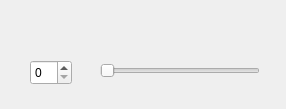
<?xml version="1.0" encoding="UTF-8"?>
<ui version="4.0">
 <class>samllwidget</class>
 <widget class="QWidget" name="samllwidget">
  <property name="geometry">
   <rect>
    <x>0</x>
    <y>0</y>
    <width>286</width>
    <height>109</height>
   </rect>
  </property>
  <property name="windowTitle">
   <string>Form</string>
  </property>
  <widget class="QSpinBox" name="spinBox">
   <property name="geometry">
    <rect>
     <x>30</x>
     <y>60</y>
     <width>42</width>
     <height>25</height>
    </rect>
   </property>
  </widget>
  <widget class="QSlider" name="horizontalSlider">
   <property name="geometry">
    <rect>
     <x>100</x>
     <y>60</y>
     <width>160</width>
     <height>22</height>
    </rect>
   </property>
   <property name="orientation">
    <enum>Qt::Orientation::Horizontal</enum>
   </property>
  </widget>
 </widget>
 <resources/>
 <connections/>
</ui>
